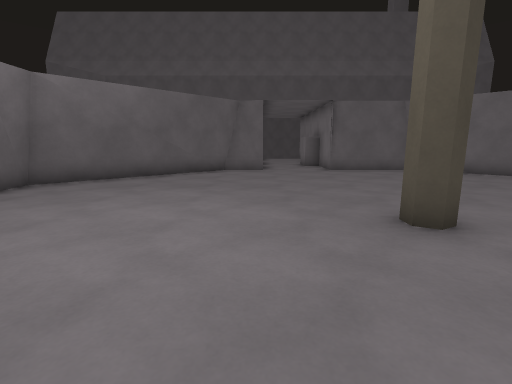
[1] (above)

12 first-person views from a walk through a Godot game level. The camera is 1.2 m above the floor, tilts 10° down and sees 85° across. The floor is counted in squares, 1 m on a side. Each view is taken from the middle of a square. On the plan, view 1 faces up. The plan holds only what a view shows up to about 13 squares ahead; the rest is blank. The place goes on beyond the plan.

[2]
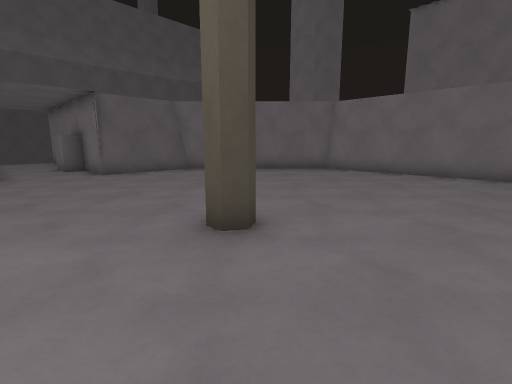

[3]
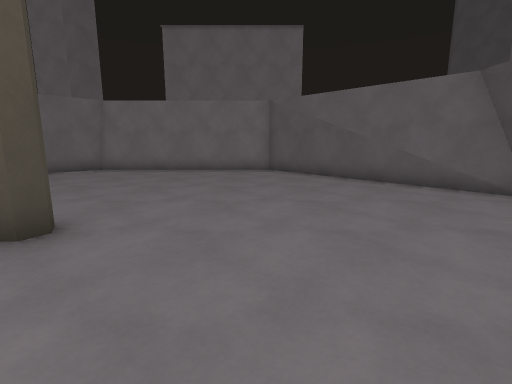

[4]
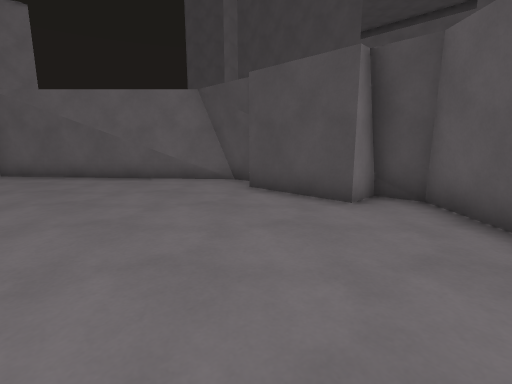

[5]
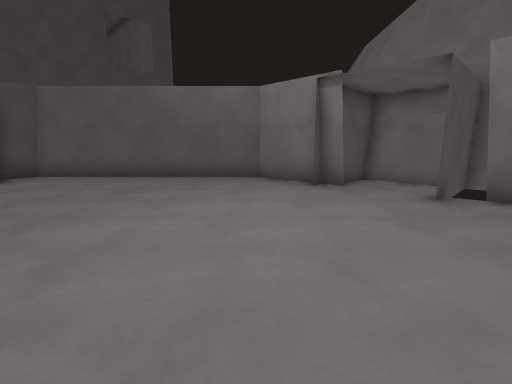

[6]
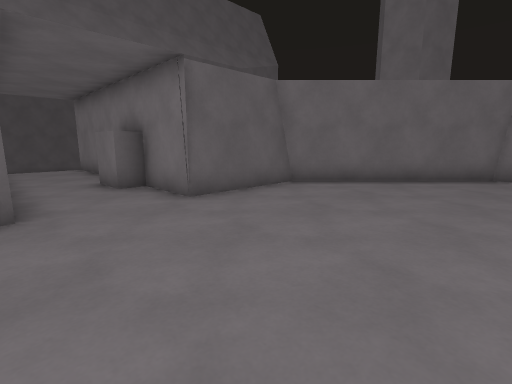

[7]
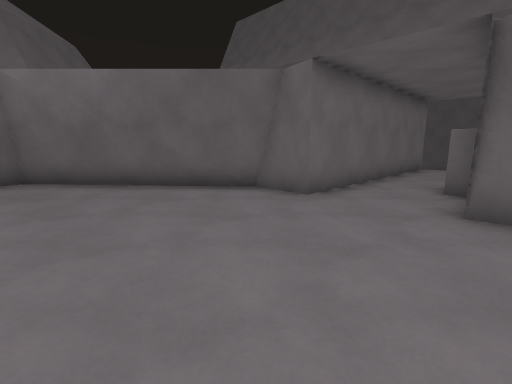

[8]
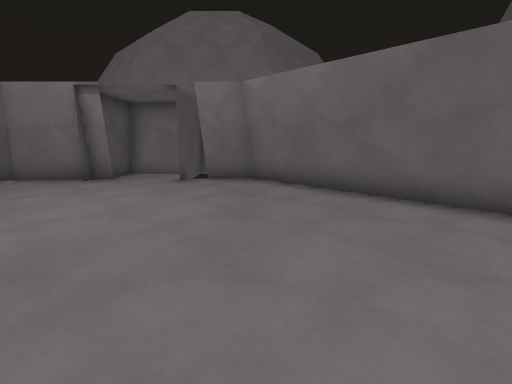

[9]
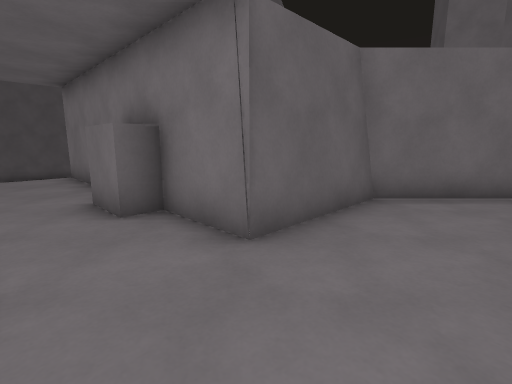

[10]
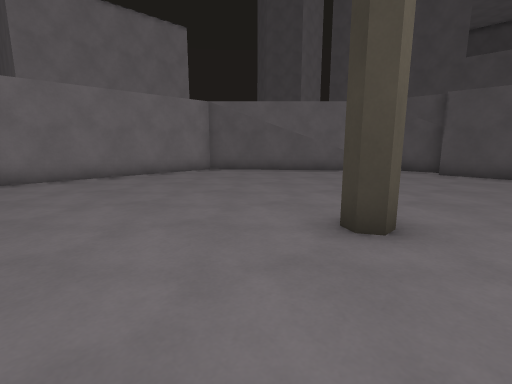

[11]
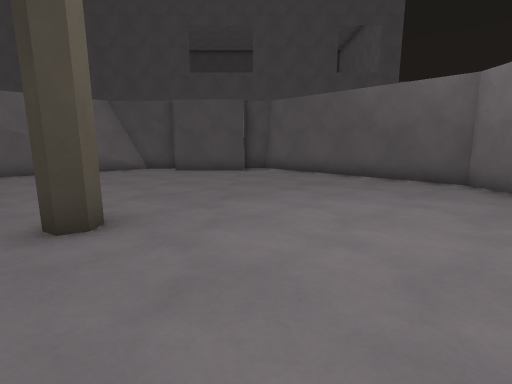

[12]
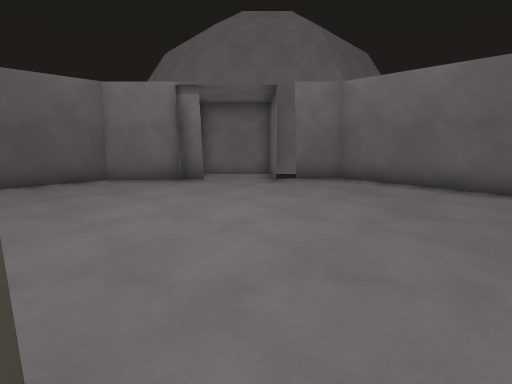

### Floor plan
Points are (right, up) in squares from view 1. A wall is a line through its corners. A room is listed if a view was taken in it or the views show most of it. See-through windows are left out.
Room 1 (views 1, 2, 3, 4, 5, 6, 7, 8, 9, 10, 11, 12)
walls: (3, 4) (2.6, 3.8) (2.3, 3.9) (2.3, 4.3) (2.6, 4.5) (3, 4.3); (0.3, 12.5) (-1.2, 12.5) (-6.1, 7.6); (-1.6, 12) (-6.5, 7.8) (-6.3, 6.2); (-5.6, 5.6) (-8.9, 5.6); (3.4, 14.7) (2.6, 14.7) (2.6, 16.2); (-6.2, 7.8) (-6.1, 6.2); (-6.2, 3.3) (-5.9, 0.3) (-0.4, -5.3); (-9.1, 6.8) (-9.1, 2.6); (3.6, -5.1) (5.7, -4.9) (8.7, -1.9); (-9.4, 2.6) (-5.6, 2.6); (-0.6, -5.1) (0.5, -5.1) (0.5, -4.3) (3.6, -4.3); (5.1, -5) (11.6, 0.4) (11.6, 7.8) (6.8, 12.5) (3.3, 12.5) (3.3, 21.5); (0.3, 21.5) (0.3, 12.4) (-0.2, 12.5)
low walls: (-0.7, -5.4) (0.5, -5.3)

Positions as (right, up) in squares from view 1, and headings:
1: (0, 0), facing up
2: (0, 1), facing up-right
3: (-1, 1), facing right
4: (-2, 1), facing down-right
5: (1, 7), facing down-left
6: (0, 7), facing up-right
7: (4, 7), facing up-left
8: (3, 8), facing left
9: (1, 10), facing up-right
10: (1, 8), facing down-right
11: (0, 8), facing down
12: (3, 5), facing left
